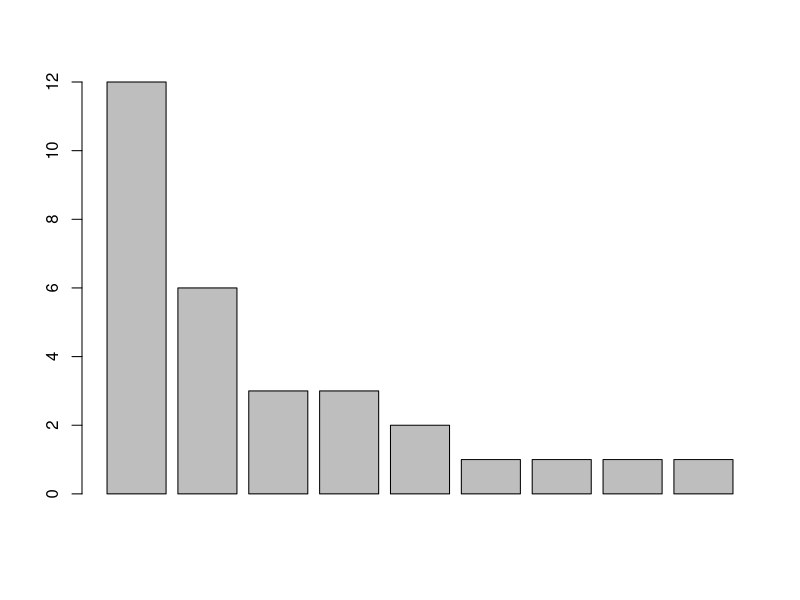
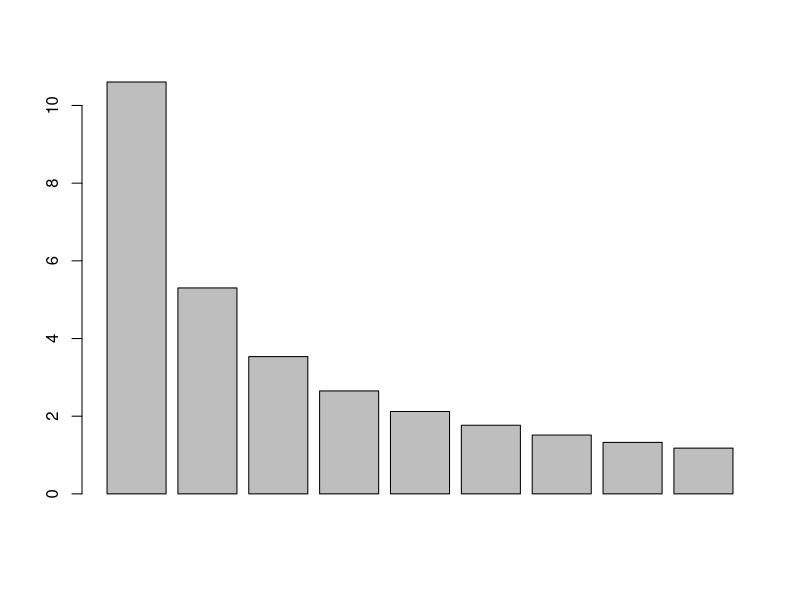
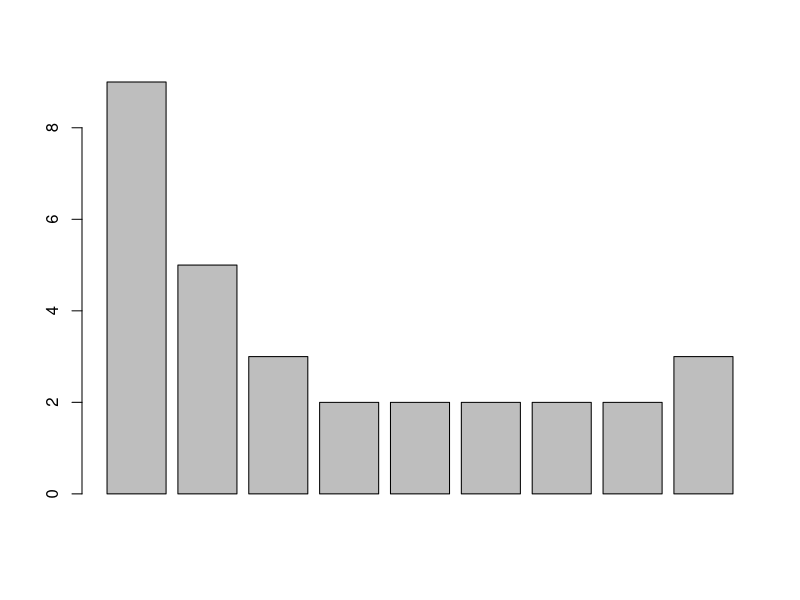
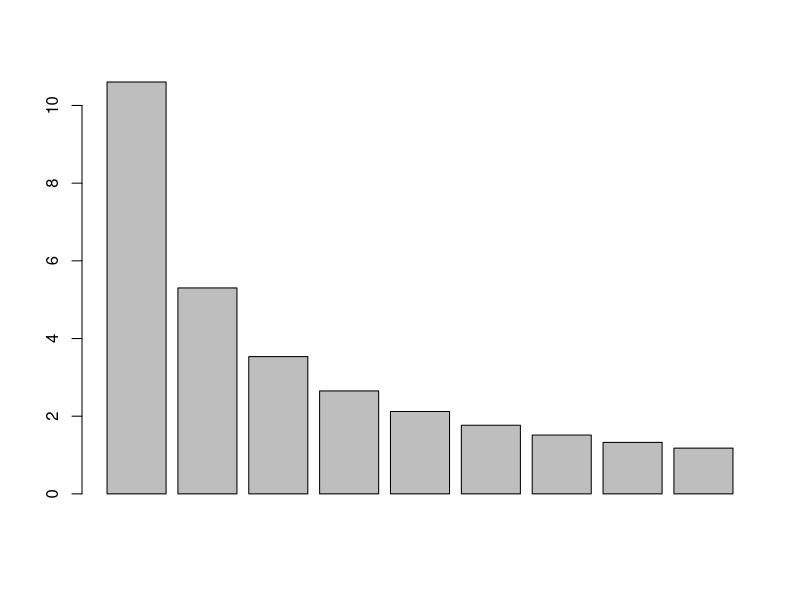
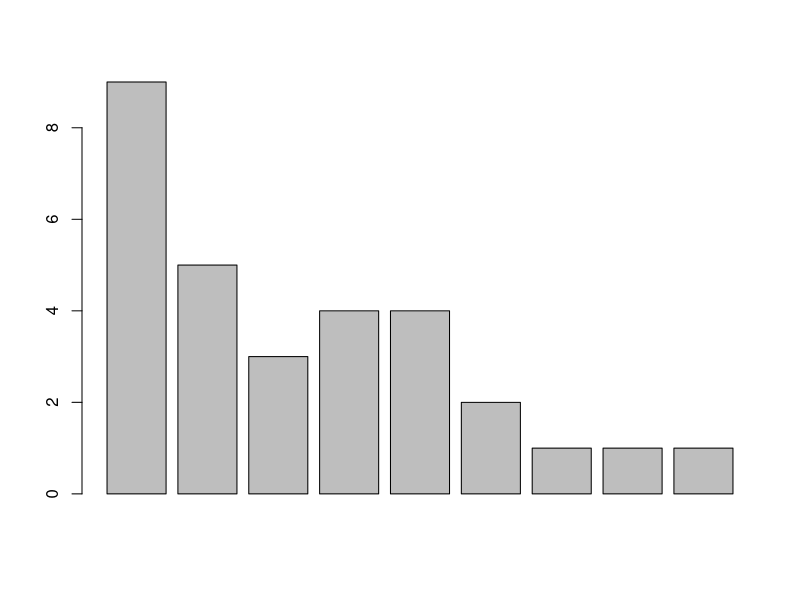
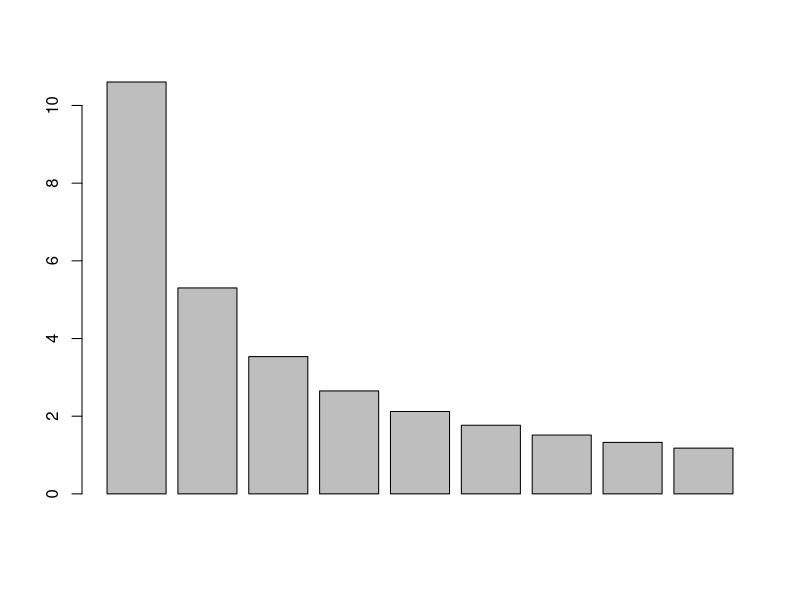
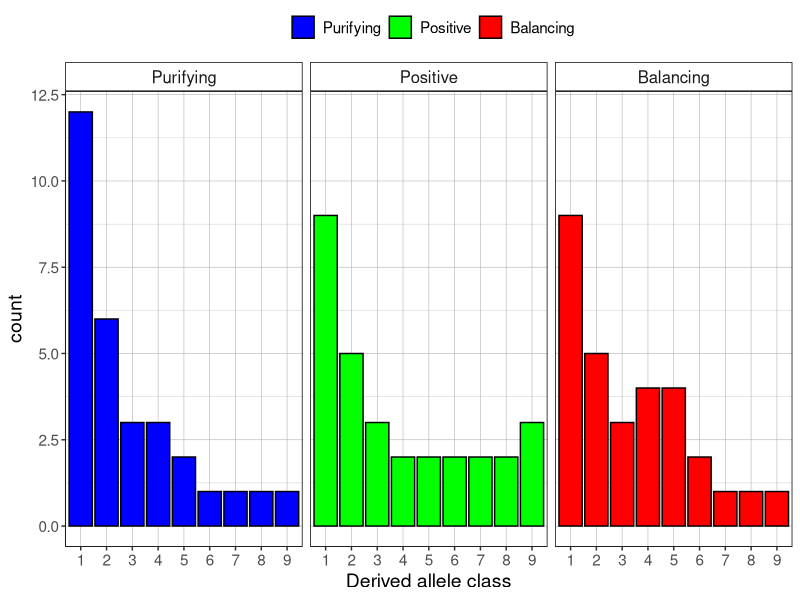

Source code (R) for these figures, in order: (Note: this script raises an error after producing the figures.)
rm(list = ls())
library(RColorBrewer)
library(ggplot2)
library(patchwork)
# D < 0 - H > 0
pu_ac <- c(12,6,3,3,2,1,1,1,1)
sfs <- data.frame(N=1:9, C=pu_ac)
sum(pu_ac)
barplot(sfs$C)
sfs$T <- 30/sum(1/sfs$N)
sfs$E <- sfs$T/sfs$N
barplot(sfs$E)

# D > 0 - H < 0
po_ac <- c(9,5,3,2,2,2,2,2,3)
sum(po_ac)
sfs <- data.frame(N=1:9, C=po_ac)
barplot(sfs$C)
sfs$T <- 30/sum(1/sfs$N)
sfs$E <- sfs$T/sfs$N
barplot(sfs$E)

# D > 0 - H > 0
ba_ac <- c(9,5,3,4,4,2,1,1,1)
sum(ba_ac)
sfs <- data.frame(N=1:9, C=ba_ac)
barplot(sfs$C)
sfs$T <- 30/sum(1/sfs$N)
sfs$E <- sfs$T/sfs$N
barplot(sfs$E)

sfs <- data.frame(N=rep(1:9,3), C=c(pu_ac, po_ac, ba_ac), S=c(rep("Purifying",9), rep("Positive",9), rep("Balancing",9)))
sfs$N <- as.factor(sfs$N)
sfs$S <- factor(x = sfs$S, levels = c("Purifying", "Positive", "Balancing"))
sfs

sim_sfs <- ggplot(data = sfs, aes(x = N, y = C)) +
  facet_wrap(facets = ~S, nrow = 1) +
  geom_col(aes(fill = S), col = 'black') +
  scale_fill_manual(values = c("blue", "green", "red")) +
  labs(x = 'Derived allele class', y = "count", fill = "") +
  theme(legend.position = "top",
        legend.title = element_text(size = 12), legend.text = element_text(size = 11),
        axis.text = element_text(size = 11),
        axis.title = element_text(size = 14),
        strip.text = element_text(size = 12),
        panel.background = element_blank(),
        strip.background = element_rect(fill = 'white', color = "black"),
        panel.border = element_rect(colour = "black", fill=NA, size=0.5),
        axis.line = element_line(size = 0.2, linetype = "solid",
                                 colour = "black"),
        panel.grid = element_line(colour = "gray70", size = 0.2))
sim_sfs
ggsave(filename = 'figures/sim/DAC_sim_sfs_selection.pdf',
       plot = sim_sfs, height = 5, scale = 0.75, dpi = "screen")

# sim_sfs <- ggplot(data = sfs, aes(x = N, y = C)) +
#   facet_wrap(facets = ~S, nrow = 2) +
#   geom_col(aes(fill = S), col = 'black') +
#   scale_fill_manual(values = c("red", "green", "blue")) +
#   labs(x = 'Derived allele class', y = "count", fill = "") +
#   theme(legend.position = "top",
#         legend.title = element_text(size = 12), legend.text = element_text(size = 11),
#         axis.text = element_text(size = 11),
#         axis.title = element_text(size = 14),
#         strip.text = element_text(size = 12),
#         panel.background = element_blank(),
#         strip.background = element_rect(fill = 'white', color = "black"),
#         panel.border = element_rect(colour = "black", fill=NA, size=0.5),
#         axis.line = element_line(size = 0.2, linetype = "solid",
#                                  colour = "black"),
#         panel.grid = element_line(colour = "gray70", size = 0.2))
# sim_sfs

ddh <- data.frame(D=c(0.37, -0.06, -0.18), H=c(0.11, -0.83, 0.27), S=c("Balancing", " Positive", "Purifying"),
                  A=rep("Summary statistics", 3))
ddh <- ddh[order(ddh$S), ]
sim_ss <- ggplot(data = ddh, aes(x = D, y = H, col = S)) +
  facet_wrap(~A) +
  geom_vline(xintercept = 0, linetype = "dashed") +
  geom_hline(yintercept = 0, linetype = "dashed") +
  geom_point(size = 4) +
  scale_color_manual(values = c("green", "red", "blue")) +
  labs(x = "Tajima's D", y = "Fay and Wu's H", col = "") +
  theme(legend.position = "none",
        legend.title = element_text(size = 12), legend.text = element_text(size = 11),
        axis.text = element_text(size = 11),
        axis.title = element_text(size = 14),
        strip.text = element_text(size = 12),
        panel.background = element_blank(),
        strip.background = element_rect(fill = 'white', color = "black"),
        panel.border = element_rect(colour = "black", fill=NA, size=0.5),
        axis.line = element_line(size = 0.2, linetype = "solid",
                                 colour = "black"),
        panel.grid = element_line(colour = "gray70", size = 0.2))
sim_f <- sim_sfs / sim_ss
ggsave(filename = 'figures/sim/DAC_sim_sfs_DH_selection.pdf', plot = sim_f, width = 9, scale = 0.75, dpi = "screen")
